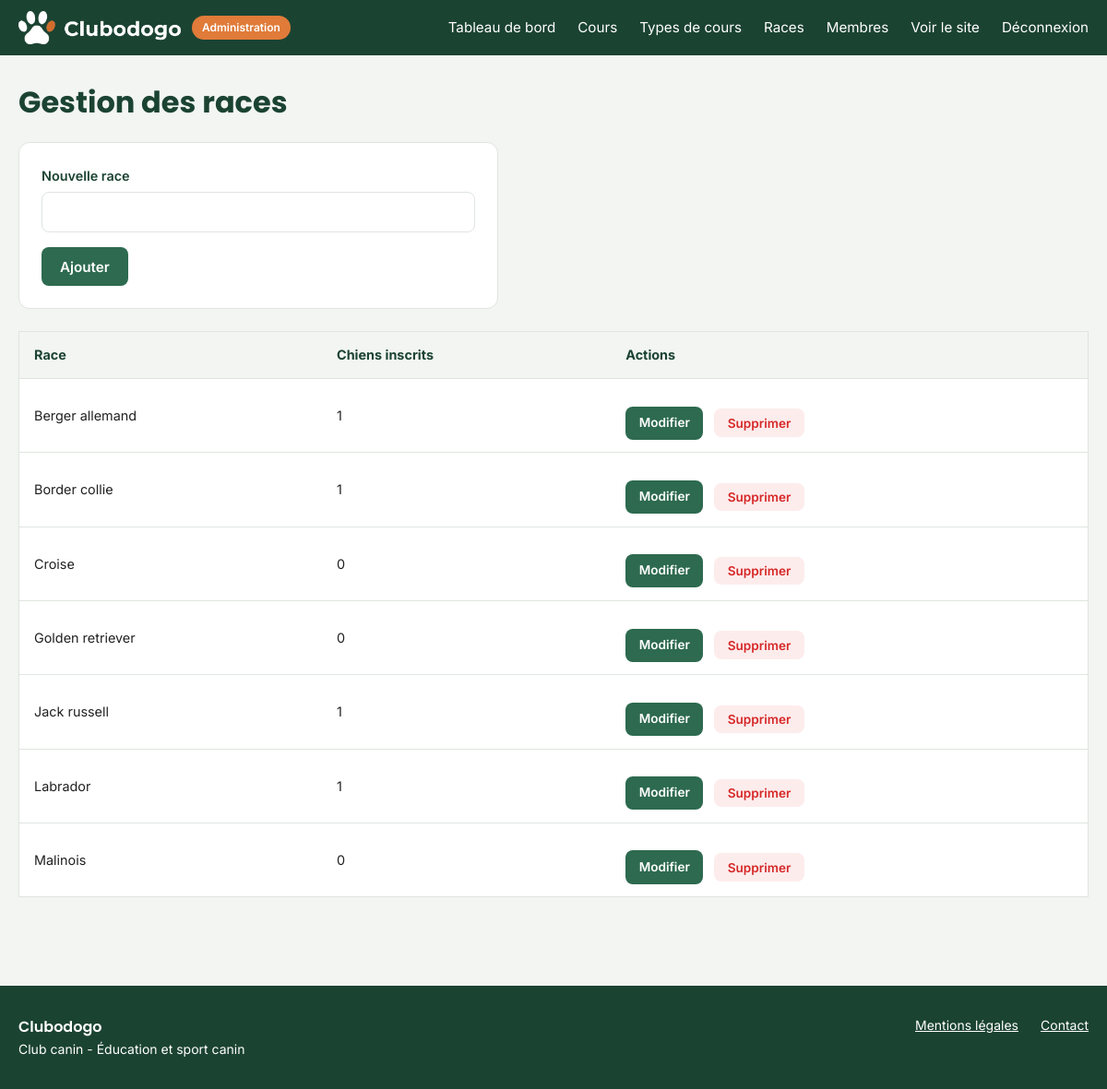
/code/public/admin/races.php (signed in), run on the app's committed database.
### tables this page shows
CREATE TABLE `race` (
  `id` int NOT NULL,
  `libelle_race` varchar(100) NOT NULL
);

### code/init.php (called while the page is built, shortened)
<?php
function proteger($e)
{
    return htmlspecialchars($e ?? '', ENT_QUOTES, 'UTF-8');
}

### code/public/admin/races.php (the view, shortened to what this page needs)
<?php
require_once __DIR__ . '/../../init.php';
$idModification = (int) ($_GET['id'] ?? 0);
$libelleModification = '';
$races = $pdo->query(
    "SELECT race.id, race.libelle_race,
            (SELECT COUNT(*) FROM chien WHERE chien.id_race = race.id) AS nb_chiens
     FROM race
     ORDER BY race.libelle_race"
)->fetchAll();
require_once __DIR__ . '/../../header-admin.php';
?>
<h1>Gestion des races</h1>
<form method="post" class="formulaire">
    <p>
        <label for="libelle_race"><?= $idModification > 0 ? 'Modifier la race' : 'Nouvelle race' ?></label>
        <input type="text" id="libelle_race" name="libelle_race" maxlength="100" value="<?= proteger($libelleModification) ?>" required>
    </p>
    <div class="actions">
        <button type="submit" class="bouton"><?= $idModification > 0 ? 'Enregistrer' : 'Ajouter' ?></button>
    </div>
</form>
<?php if (empty($races)): ?>
    <p class="vide">Aucune race enregistrée.</p>
<?php else: ?>
    <table class="tableau">
        <thead>
            <tr>
                <th>Race</th>
                <th>Chiens inscrits</th>
                <th>Actions</th>
            </tr>
        </thead>
        <tbody>
            <?php foreach ($races as $race): ?>
                <tr>
                    <td data-label="Race"><?= proteger($race['libelle_race']) ?></td>
                    <td data-label="Chiens inscrits"><?= (int) $race['nb_chiens'] ?></td>
                    <td data-label="Actions">
                        <div class="actions">
                            <a href="/admin/races.php?id=<?= (int) $race['id'] ?>" class="bouton bouton-petit">Modifier</a>
                            <form method="post" data-confirmation="Voulez-vous vraiment supprimer cette race ?">
                                <button type="submit" class="bouton bouton-petit bouton-rouge">Supprimer</button>
                            </form>
                        </div>
                    </td>
                </tr>
            <?php endforeach; ?>
        </tbody>
    </table>
<?php endif; ?>
<?php require_once __DIR__ . '/../../footer.php'; ?>

### code/public/assets/css/style.css (style rules this page uses)
:root { --vert-primaire: #1b4332; --vert-secondaire: #2d6a4f; --vert-gris: #52796f; --orange: #e07b39; --blanc: #ffffff; --texte: #212121; --fond: #f2f5f2; --bordure: #dfe5df; --erreur: #d62828; --erreur-fond: #fdecec; --succes: #2d6a4f; --succes-fond: #e3efe7; }
* { margin: 0; padding: 0; box-sizing: border-box; }
body { font-family: 'Inter', Arial, sans-serif; color: var(--texte); background-color: var(--fond); line-height: 1.6; display: flex; flex-direction: column; min-height: 100vh; }
h1, h2, h3 { font-family: 'Poppins', Arial, sans-serif; color: var(--vert-primaire); line-height: 1.2; }
h1 { font-size: 2rem; }
a { color: var(--vert-secondaire); }
.bouton { display: inline-block; padding: 0.7rem 1.25rem; border-radius: 8px; border: none; font-family: inherit; font-size: 0.95rem; font-weight: 600; text-decoration: none; cursor: pointer; background-color: var(--vert-secondaire); color: var(--blanc); }
.bouton-petit { padding: 0.45rem 0.9rem; font-size: 0.85rem; }
.bouton-rouge { background-color: var(--erreur-fond); color: var(--erreur); }
.actions { display: flex; gap: 0.75rem; margin-top: 1rem; flex-wrap: wrap; align-items: center; }
.formulaire { background-color: var(--blanc); border: 1px solid var(--bordure); border-radius: 12px; padding: 1.5rem; max-width: 520px; margin-top: 1.5rem; }
.formulaire p { margin-bottom: 1rem; }
.formulaire label { display: block; font-weight: 600; font-size: 0.9rem; color: var(--vert-primaire); margin-bottom: 0.35rem; }
.formulaire input, .formulaire select { width: 100%; padding: 0.7rem 0.85rem; border: 1px solid var(--bordure); border-radius: 8px; font-family: inherit; font-size: 1rem; background-color: var(--blanc); }
.tableau { width: 100%; border-collapse: collapse; background-color: var(--blanc); border: 1px solid var(--bordure); margin-top: 1.5rem; }
.tableau th, .tableau td { padding: 0.85rem 1rem; text-align: left; border-bottom: 1px solid var(--bordure); font-size: 0.9rem; }
.tableau th { background-color: var(--fond); color: var(--vert-primaire); }

### data on the page
race: libelle_race "Berger allemand", nb_chiens "1"
race: libelle_race "Border collie", nb_chiens "1"
race: libelle_race "Croise", nb_chiens "0"
race: libelle_race "Golden retriever", nb_chiens "0"
race: libelle_race "Jack russell", nb_chiens "1"
race: libelle_race "Labrador", nb_chiens "1"
race: libelle_race "Malinois", nb_chiens "0"
